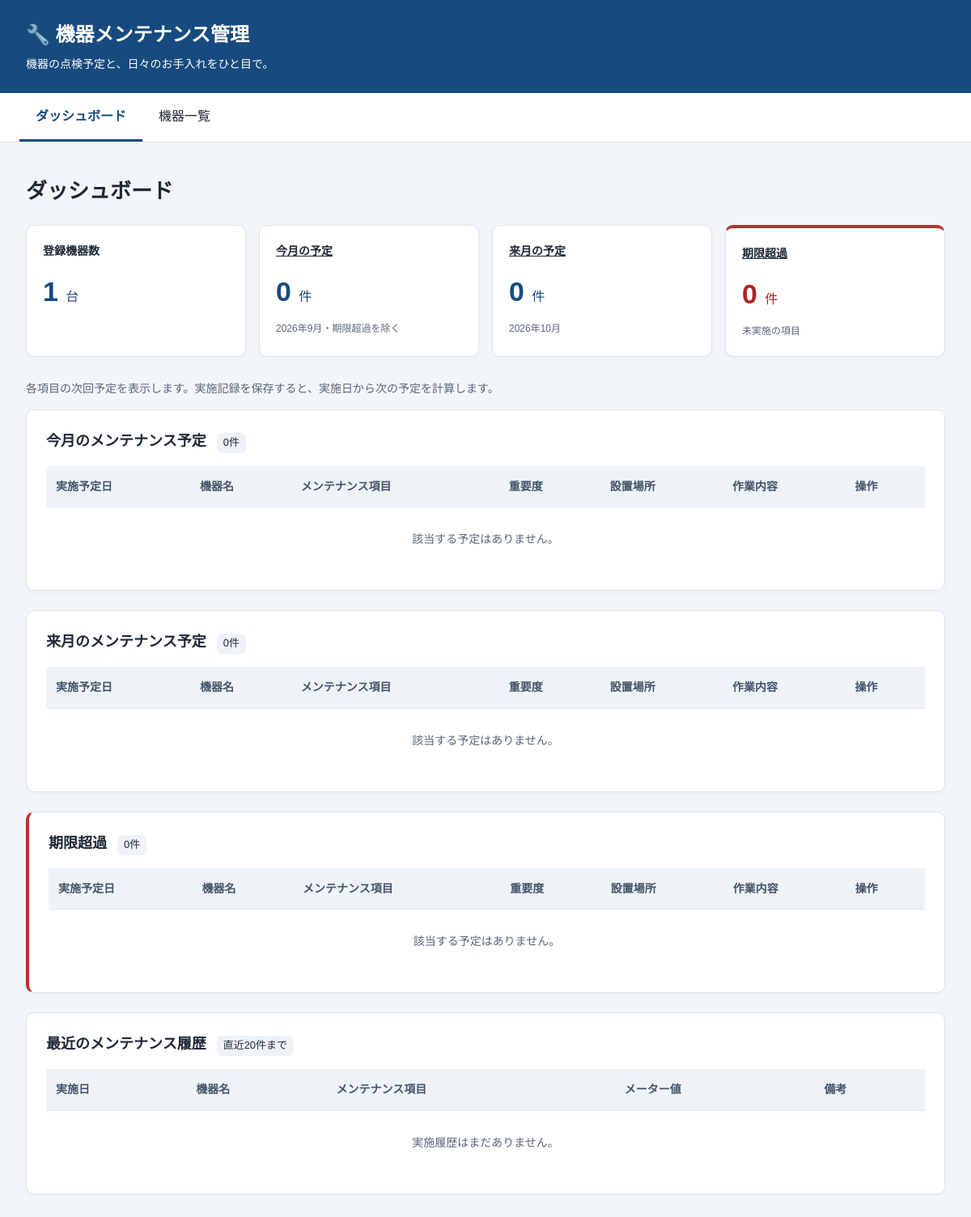
Before: / with the older database file.
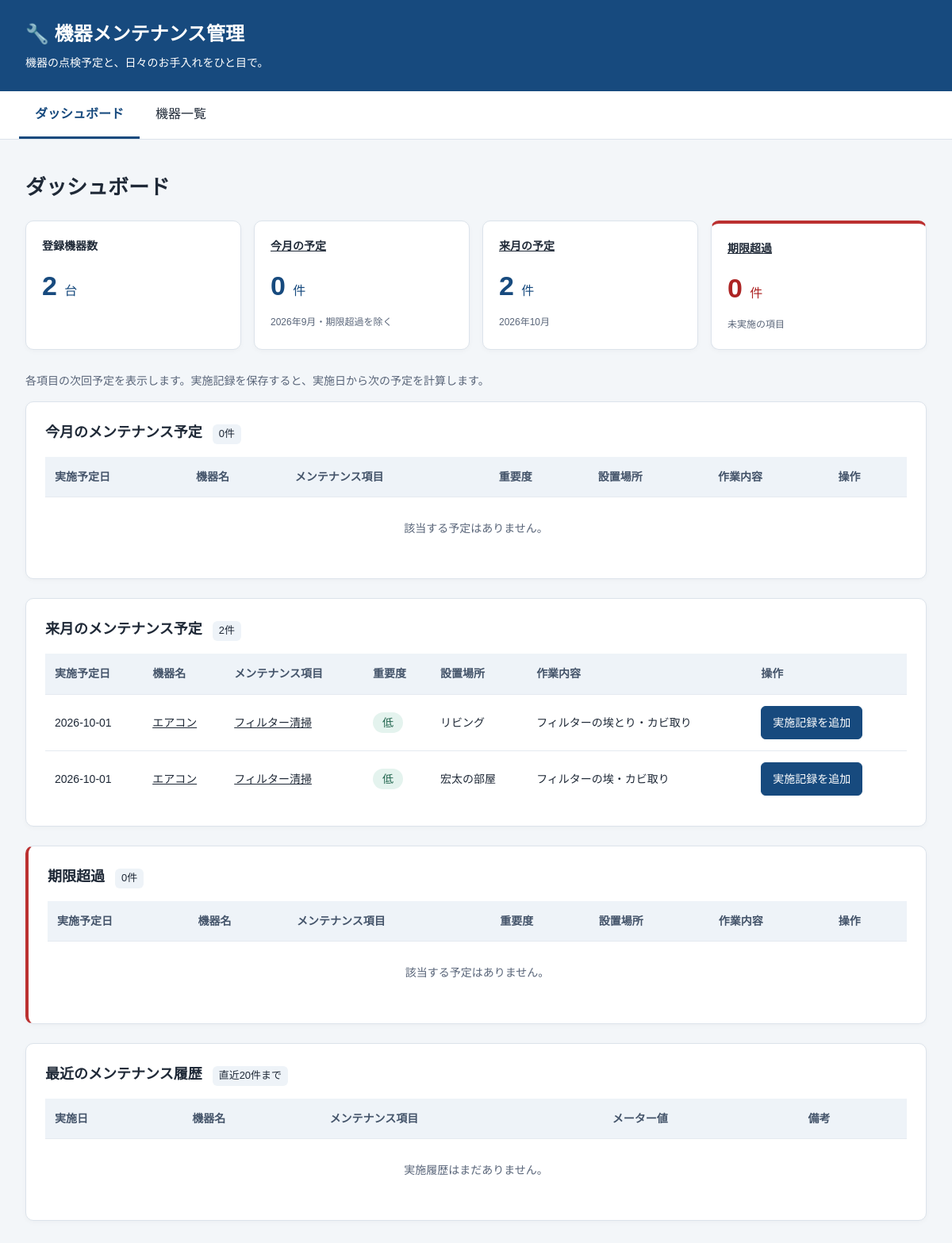
After: the same page with the newer database file.
### tables this page shows
CREATE TABLE maintenance_plans (
                id INTEGER PRIMARY KEY AUTOINCREMENT,
                device_id INTEGER NOT NULL,
                name TEXT NOT NULL,
                description TEXT,
                interval_value INTEGER,
                interval_unit TEXT,
                priority TEXT,
                first_due_date TEXT NOT NULL DEFAULT '',
                FOREIGN KEY (device_id) REFERENCES devices(id)
            );

CREATE TABLE devices (
                id INTEGER PRIMARY KEY AUTOINCREMENT,
                name TEXT NOT NULL,
                manufacturer TEXT,
                model_number TEXT,
                location TEXT,
                status TEXT NOT NULL DEFAULT '稼働中',
                purchase_date TEXT,
                note TEXT NOT NULL DEFAULT '',
                maintenance_scope TEXT NOT NULL DEFAULT '未設定'
            );

### main.py (the view)
@app.get("/")
def home(request: Request) -> HTMLResponse:
    current = today()
    next_month = next_date(current.replace(day=1), 1, "month")
    following_month = next_date(next_month, 1, "month")
    with database() as connection:
        device_count = connection.execute(
            "SELECT COUNT(*) FROM devices").fetchone()[0]
        plans = connection.execute("""
            SELECT p.*, d.name AS device, d.location,
                   (SELECT MAX(r.performed_at) FROM maintenance_records r
                    WHERE r.maintenance_plan_id = p.id) AS last_performed
            FROM maintenance_plans p JOIN devices d ON d.id = p.device_id
            WHERE d.status = '稼働中' AND d.maintenance_scope != '非該当'
            ORDER BY p.id
        """).fetchall()
        recent_history = connection.execute("""
            SELECT r.*, p.name AS task, d.name AS device, d.id AS device_id
            FROM maintenance_records r
            JOIN maintenance_plans p ON p.id = r.maintenance_plan_id
            JOIN devices d ON d.id = p.device_id
            ORDER BY r.performed_at DESC, r.id DESC LIMIT 20
        """).fetchall()
    maintenance_list, next_month_list, overdue_list, undated_list = [], [], [], []
    for plan in plans:
        item = dict(plan)
        due = scheduled_date(plan)
        if due is None:
            item["reason"] = ("日付では管理しない周期" if plan["interval_unit"] in ("km", "hour", "count")
                              else "初回予定日・周期を確認してください")
            undated_list.append(item)
            continue
        item["date"] = due.isoformat()
        if due < current:
            overdue_list.append(item)
        elif due < next_month:
            maintenance_list.append(item)
        elif due < following_month:
            next_month_list.append(item)
    for items in (maintenance_list, next_month_list, overdue_list):
        items.sort(key=lambda item: (item["date"], item["id"]))
    return templates.TemplateResponse(request=request, name="index.html", context={
        "device_count": device_count, "maintenance_list": maintenance_list,
        "next_month_list": next_month_list, "overdue_list": overdue_list,
        "undated_list": undated_list, "recent_history": recent_history,
        "this_month": f"{current.year}年{current.month}月",
        "next_month": f"{next_month.year}年{next_month.month}月",
    })

### templates/index.html (shortened to what this page needs)
{% extends 'base.html' %}
{% macro schedule_table(items, label) %}
<div class="table-scroll" role="region" aria-label="{{ label }}" tabindex="0">
<table><thead><tr><th>実施予定日</th><th>機器名</th><th>メンテナンス項目</th><th>重要度</th><th>設置場所</th><th>作業内容</th><th>操作</th></tr></thead>
<tbody>
{% for item in items %}
<tr>
<td>{{ item.date }}</td>
<td><a href="/devices/{{ item.device_id }}">{{ item.device }}</a></td>
<td><a href="/devices/{{ item.device_id }}/maintenance-plans/{{ item.id }}/records/new">{{ item.name }}</a></td>
<td><span class="priority" data-level="{{ priorities.get(item.priority, item.priority) }}">{{ priorities.get(item.priority, item.priority) }}</span></td>
<td>{{ item.location or '—' }}</td><td class="preserve-lines">{{ item.description or '—' }}</td>
<td><a class="button primary" href="/devices/{{ item.device_id }}/maintenance-plans/{{ item.id }}/records/new">実施記録を追加</a></td>
</tr>
{% else %}<tr><td colspan="7" class="empty-state">該当する予定はありません。</td></tr>{% endfor %}
</tbody></table>
</div>
{% endmacro %}
{% block content %}
<div class="page-heading"><h1>ダッシュボード</h1></div>
<section class="summary" aria-label="登録機器とメンテナンスの集計">
<div class="card"><h2>登録機器数</h2><p>{{ device_count }} <span>台</span></p></div>
<div class="card"><h2><a href="#this-month">今月の予定</a></h2><p>{{ maintenance_list|length }} <span>件</span></p><small>{{ this_month }}・期限超過を除く</small></div>
<div class="card"><h2><a href="#next-month">来月の予定</a></h2><p>{{ next_month_list|length }} <span>件</span></p><small>{{ next_month }}</small></div>
<div class="card warning"><h2><a href="#overdue">期限超過</a></h2><p>{{ overdue_list|length }} <span>件</span></p><small>未実施の項目</small></div>
</section>
<p class="muted">各項目の次回予定を表示します。実施記録を保存すると、実施日から次の予定を計算します。</p>
<section class="panel" id="this-month"><h2>今月のメンテナンス予定 <span class="count">{{ maintenance_list|length }}件</span></h2>{{ schedule_table(maintenance_list, '今月の予定表') }}</section>
<section class="panel" id="next-month"><h2>来月のメンテナンス予定 <span class="count">{{ next_month_list|length }}件</span></h2>{{ schedule_table(next_month_list, '来月の予定表') }}</section>
<section class="panel overdue-panel" id="overdue"><h2>期限超過 <span class="count">{{ overdue_list|length }}件</span></h2>{{ schedule_table(overdue_list, '期限超過の予定表') }}</section>
<section class="panel" id="recent-history"><h2>最近のメンテナンス履歴 <span class="count">直近20件まで</span></h2>
<div class="table-scroll" role="region" aria-label="最近の実施履歴" tabindex="0">
<table><thead><tr><th>実施日</th><th>機器名</th><th>メンテナンス項目</th><th>メーター値</th><th>備考</th></tr></thead>
<tbody>{% for item in recent_history %}
<tr><td>{{ item.performed_at }}</td><td><a href="/devices/{{ item.device_id }}">{{ item.device }}</a></td><td><a href="/devices/{{ item.device_id }}?history=open#record-{{ item.id }}">{{ item.task }}</a></td><td>{{ item.meter_value if item.meter_value is not none else '—' }}</td><td class="preserve-lines">{{ item.note or '—' }}</td></tr>
{% else %}<tr><td colspan="5" class="empty-state">実施履歴はまだありません。</td></tr>{% endfor %}
</tbody></table>
</div>
</section>
{% endblock %}

Changed rows visible on the page:
now on this page (row edited): maintenance_plans: date "2026-10-01", device "エアコン", name "フィルター清掃", get "低", location "リビング", description "フィルターの埃とり・カビ取り"
added maintenance_plans: date "2026-10-01", device "エアコン", name "フィルター清掃", get "低", location "宏太の部屋", description "フィルターの埃・カビ取り"
Other visible differences:
{{ device_count }}: "1" → "2"
{{ next_month_list|length }}: "0" → "2"
text no longer shown: "該当する予定はありません。 該当する予定はありません。 該当する予定はありません。"
text now shown: "該当する予定はありません。 該当する予定はありません。"
